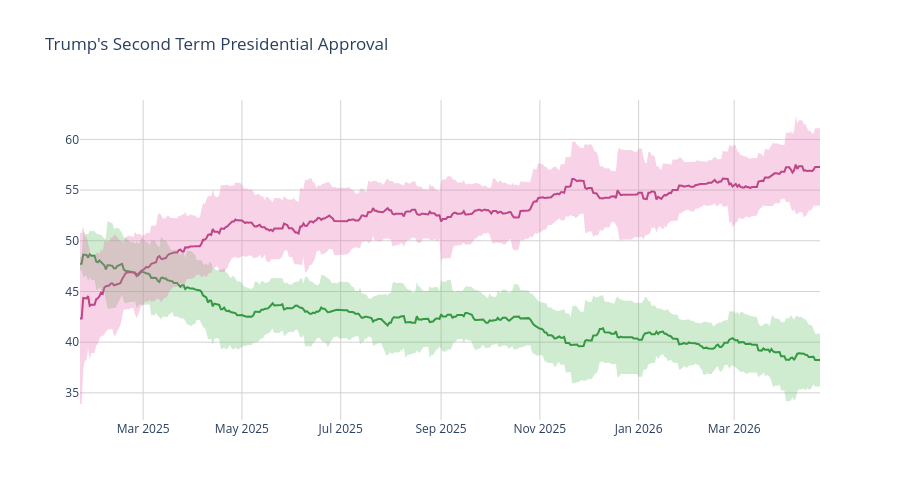

Here is the notebook cell this chart was saved with:
### Code cell
disappr_ci_hex = "#e86eaf"
appr_ci_hex = "#60be65"
disappr_ci_rgba = "rgba(232, 110, 175, 0.3)"
appr_ci_rgba = "rgba(96, 190, 101, 0.3)"
grid_col = "#d4d2d2"


# Approve
fig = go.Figure(go.Scatter(
    x=pres['end_date'],
    y=pres['approve'],
    hovertemplate="%{y:.2f}%",
    name="<b>Approve</b>",
    line=dict(color="#228833"),
    showlegend=False
))

# Disapprove
fig.add_trace(go.Scatter(
    x=pres['end_date'],
    y=pres['disapprove'],
    hovertemplate="%{y:.2f}%",
    name="<b>Disapprove</b>",
    line=dict(color="#aa3377"),
    showlegend=False
    )
)

# Approve CI
fig.add_traces([

    # Upper bound
    go.Scatter(
        x=pres['end_date'],
        y=pres['approve_upper_ci'],
        marker=dict(color=appr_ci_hex),
        line=dict(width=0),
        mode='lines',
        showlegend=False,
        hoverinfo="skip"
    ),

    # Lower bound
    go.Scatter(
        x=pres['end_date'],
        y=pres['approve_lower_ci'],
        marker=dict(color=appr_ci_hex),
        line=dict(width=0),
        mode='lines',
        fillcolor=appr_ci_rgba,
        fill="tonexty",
        showlegend=False,
        hoverinfo="skip"
    )
])

# Disapprove CI
fig.add_traces([

    # Upper bound
    go.Scatter(
        x=pres['end_date'],
        y=pres['disapprove_upper_ci'],
        marker=dict(color=disappr_ci_hex),
        line=dict(width=0),
        mode='lines',
        showlegend=False,
        hoverinfo="skip"
    ),

    # Lower bound
    go.Scatter(
        x=pres['end_date'],
        y=pres['disapprove_lower_ci'],
        marker=dict(color=disappr_ci_hex),
        line=dict(width=0),
        mode='lines',
        fillcolor=disappr_ci_rgba,
        fill="tonexty",
        showlegend=False,
        hoverinfo="skip"
    )
])

fig.update_layout(
    title=dict(text="Trump's Second Term Presidential Approval"),
    hovermode="x"
)

fig.update_xaxes(gridcolor=grid_col)
fig.update_yaxes(gridcolor=grid_col)

fig.update_layout(hovermode="x", hoverlabel_align="right", plot_bgcolor="rgba(0, 0, 0, 0)", height=500)
fig.show()

### Figure 1 — Plotly figure (JSON) as saved in the notebook; plotly's stock layout.template omitted (floating-point values rounded to 4 significant figures; data arrays with more than 128 entries replaced by an {"elided": "..."} marker saying what was removed)
{"data": [{"hovertemplate": "%{y:.2f}%", "line": {"color": "#228833"}, "name": "<b>Approve</b>", "showlegend": false, "type": "scatter", "x": {"elided": "458 str values"}, "y": {"elided": "458 float values"}}, {"hovertemplate": "%{y:.2f}%", "line": {"color": "#aa3377"}, "name": "<b>Disapprove</b>", "showlegend": false, "type": "scatter", "x": {"elided": "458 str values"}, "y": {"elided": "458 float values"}}, {"hoverinfo": "skip", "line": {"width": 0}, "marker": {"color": "#60be65"}, "mode": "lines", "showlegend": false, "type": "scatter", "x": {"elided": "458 str values"}, "y": {"elided": "458 float values"}}, {"fill": "tonexty", "fillcolor": "rgba(96, 190, 101, 0.3)", "hoverinfo": "skip", "line": {"width": 0}, "marker": {"color": "#60be65"}, "mode": "lines", "showlegend": false, "type": "scatter", "x": {"elided": "458 str values"}, "y": {"elided": "458 float values"}}, {"hoverinfo": "skip", "line": {"width": 0}, "marker": {"color": "#e86eaf"}, "mode": "lines", "showlegend": false, "type": "scatter", "x": {"elided": "458 str values"}, "y": {"elided": "458 float values"}}, {"fill": "tonexty", "fillcolor": "rgba(232, 110, 175, 0.3)", "hoverinfo": "skip", "line": {"width": 0}, "marker": {"color": "#e86eaf"}, "mode": "lines", "showlegend": false, "type": "scatter", "x": {"elided": "458 str values"}, "y": {"elided": "458 float values"}}], "layout": {"height": 500, "hoverlabel": {"align": "right"}, "hovermode": "x", "plot_bgcolor": "rgba(0, 0, 0, 0)", "title": {"text": "Trump's Second Term Presidential Approval"}, "xaxis": {"gridcolor": "#d4d2d2"}, "yaxis": {"gridcolor": "#d4d2d2"}}}
